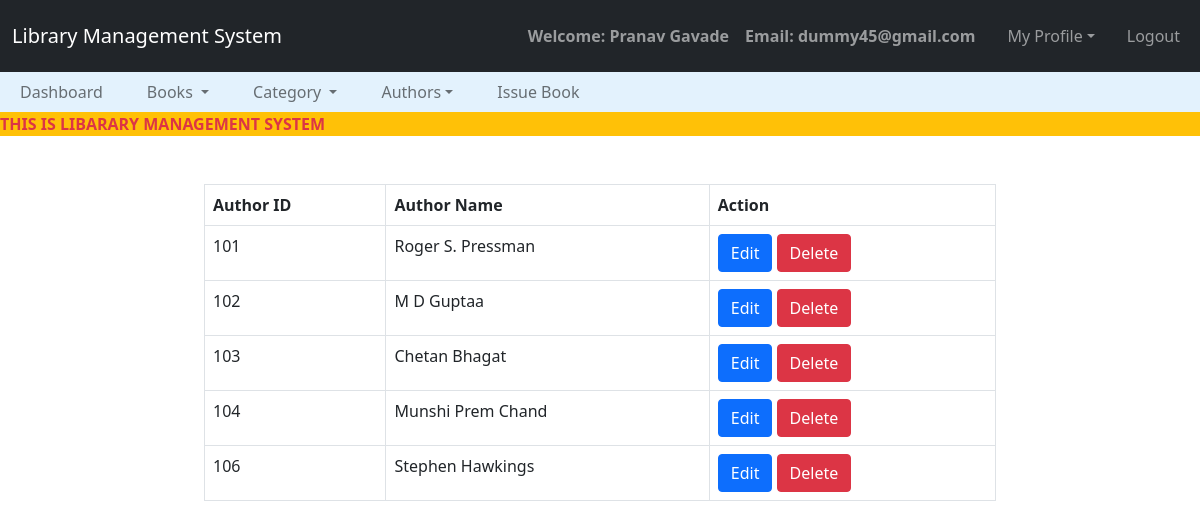
/admin/manage_author.php (signed in), run on the app's committed database.
### tables this page shows
CREATE TABLE `authors` (
  `author_id` int(11) NOT NULL,
  `author_name` varchar(250) NOT NULL
);

### admin/manage_author.php (the view, shortened to what this page needs)
<!DOCTYPE html>
<html lang="en">
<head>
  <link rel="stylesheet" type="text/css" href="../bootstrap-5.0.2-dist/css/bootstrap.min.css">
</head>
<body>
  <nav class="navbar navbar-expand-lg  navbar-expand-sm  navbar-dark bg-dark ">
    <div class="container-fluid">
      <a class="navbar-brand" href="admin_dashboard.php">
        Library Management System
      </a>
      <div class=" collapse navbar-collapse" id="navbarNavDropdown">
        <ul class="navbar-nav ms-auto">
           <li class="nav-item">
             <a class="nav-link"><b>Welcome: <?php echo $_SESSION['name']; ?></b></a>
          </li>
          <li class="nav-item">
             <a class="nav-link"><b>Email: <?php echo $_SESSION['email']; ?></b></a>
          </li>
          <li class="nav-item dropdown">
            <a class="nav-link mx-3 dropdown-toggle" data-bs-toggle="dropdown" href="#">My Profile</a>
          </li>
          <li class="nav-item">
             <a class="nav-link" href="logout.php">Logout</a>
          </li>
      </div>
    </div>
  </nav>
  <nav class="navbar navbar-expand-lg navbar-light" style="background-color: #e3f2fd; padding-top: 0; padding-bottom: 0;">
		<div class="container-fluid">
		    <ul class="nav navbar-nav navbar-center">
		      <li class="nav-item" >
		        <a class="nav-link" href="admin_dashboard.php">Dashboard</a>
		      </li>
		      <li class="nav-item dropdown">
	        	<a class="nav-link dropdown-toggle" data-bs-toggle="dropdown" style="padding-left: 3vw;">Books </a>
		      </li>
		      <li class="nav-item dropdown">
	        	<a class="nav-link dropdown-toggle" data-bs-toggle="dropdown" style="padding-left: 3vw;">Category </a>
		      </li>
		      <li class="nav-item dropdown">
	        	<a class="nav-link dropdown-toggle" data-bs-toggle="dropdown" style="padding-left: 3vw;">Authors</a>
		      </li>
	          <li class="nav-item">
		        <a class="nav-link" href="issue_book.php" style="padding-left: 3vw;">Issue Book</a>
		        </li>
		    </ul>
		</div>
	</nav>
  <div class="bg-warning  text-danger">
    <span>
      <marquee style="font-weight: bolder">THIS IS LIBARARY MANAGEMENT SYSTEM</marquee>
    </span>
  </div>
  <br><br>
  <div class="row">
    <div class="col-lg-2 col-md-2"></div>
    <div class="col-lg-8 col-md-8">
         <table class="table table-bordered table-hover">
            <thead>
             <tr>
                <th>Author ID</th>
                <th>Author Name</th>
                <th>Action</th>
             </tr>
             </thead>
             <tbody>
                <?php
                    $connection = mysqli_connect("localhost", "root", "");
                    $query = "select * from authors";
                    $query_run = mysqli_query($connection, $query);
                    while ($row = mysqli_fetch_assoc($query_run))
                    { ?><tr>
                            <td><?php echo $row['author_id'];?></td>
                            <td><?php echo $row['author_name'];?></td>
                            <td>
                                <button type="button" class="btn btn-primary">
                                <a href="edit_author.php?aid=<?php echo $row['author_id']?>"    style="text-decoration: none; color:white">
                                   Edit</a>
                                </button>
                                <button type="button" class="btn btn-danger">
                                <a href="delete_author.php?aid=<?php echo $row['author_id']?>"" style="text-decoration: none; color:white;" onclick="return confirm('Are you sure to delete this author?');">
                                   Delete</a>
                                </button>
                            </td>
                        </tr>
                    <?php }   ?>
              </tbody>
           </table>
    </div>
    <div class="col-lg-2 col-md-2"></div>
  </div>
</body>
</html>

### data on the page
authors: author_id "101", author_name "Roger S. Pressman"
authors: author_id "102", author_name "M D Guptaa"
authors: author_id "103", author_name "Chetan Bhagat"
authors: author_id "104", author_name "Munshi Prem Chand"
authors: author_id "106", author_name "Stephen Hawkings"

### other printed values
$_SESSION['name'] "Pranav Gavade"
$_SESSION['email'] "dummy45@gmail.com"
